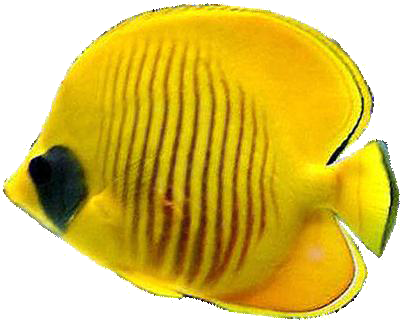
//> input picture sourceCode/DataSet/1/image/003.png, 404 x 324 px
$ ./GetContour   (built with g++ and OpenCV 4)
//> lines starting //> are read from the running program, lines starting //| are printed output that depends on the picture
### sourceCode/imageProcess.h
#pragma once
#include <iostream>
#include <opencv2/core/core.hpp>
#include <opencv2/highgui/highgui.hpp>
#include <opencv2/imgproc/imgproc.hpp>
#include <opencv2/calib3d/calib3d.hpp>
#include <opencv2/opencv.hpp>

/*
	target : get the vector of x points and y points of the contour.
*/
template <typename T, typename V>
// [7 lines left out: function polyLineSpilt, not called in this run]

/*
	target : merge the x points and y points to the 2D contour
*/
template <typename T, typename V>
// [8 lines left out: function polyLineMerge, not called in this run]

/*
	target : change the type of the source to dest.
*/
template <typename T, typename V>
// [7 lines left out: function changeType, not called in this run]

void binalizeImg(const cv::Mat &img, cv::Mat &mask);

void findContour(const cv::Mat &img, std::vector<cv::Point> &maxContour);

void resample(const std::vector<cv::Point> &maxContour, std::vector<cv::Point> &outputContour, const int nPoints, float &_contourLenth);

void drawImage(const cv::Mat &img, const std::vector<cv::Point> &contour);
void drawImage(const cv::Mat &img, const std::vector<cv::Point2f> &contour);

### sourceCode/debug.h
//#pragma once
#ifndef _DEBUG_H
#define _DEBUG_H
#include <iostream>
#include <glad/glad.h>

/*
	Return the error "number".
	Check the error by using the "number" in the glad file ( turn the "number" into hexadecimal).
*/

#define ASSERT(x) if (!(x)) __debugbreak();
#define GLCall(x) GLClearError();\
		x;\
		ASSERT(GLLogCall(#x, __FILE__, __LINE__))


// [15 lines left out: functions GLClearError, GLLogCall, not called in this run]

#endif // !DEBUG_H

### sourceCode/preprocess/GetContour.cpp
#include <iostream>

#include <glad/glad.h>
#include <GLFW/glfw3.h>
#include "shader.h"

#include <glm\glm.hpp>
#include <glm\gtc\matrix_transform.hpp>
#include <glm\gtc\type_ptr.hpp>

#include <opencv2/core/core.hpp>
#include <opencv2/highgui/highgui.hpp>
#include <opencv2/imgproc/imgproc.hpp>
#include <opencv2/calib3d/calib3d.hpp>

#include "imageProcess.h"

#include "nlohmann/json.hpp"
using json = nlohmann::json;


// [49 lines left out: function contourData, not called in this run]

/*
	the input image must remove the background.
*/
int main()
{
	std::string dir = "DataSet\\6\\contour\\";
	std::string file = "003";

	std::string input(dir + file + ".png");
	cv::Mat img = cv::imread(input, cv::IMREAD_UNCHANGED);
//> img is the input picture: 324 rows x 404 cols, CV_8UC4; mean B, G, R, A 88, 191.8, 216.3, 173.1

	if (img.empty())
	{
		std::cout << "didn't read image !!";
		return -1;
	}

	cv::copyMakeBorder(img, img, 2, 2, 2, 2, cv::BORDER_CONSTANT, cv::Scalar(255, 255, 255, 0));
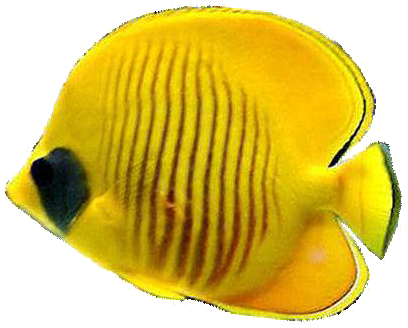
//> img: 328 rows x 408 cols, CV_8UC4; mean B, G, R, A 91.6, 193.2, 217.1, 169.3
	cv::resize(img, img, cv::Size(500, 500));
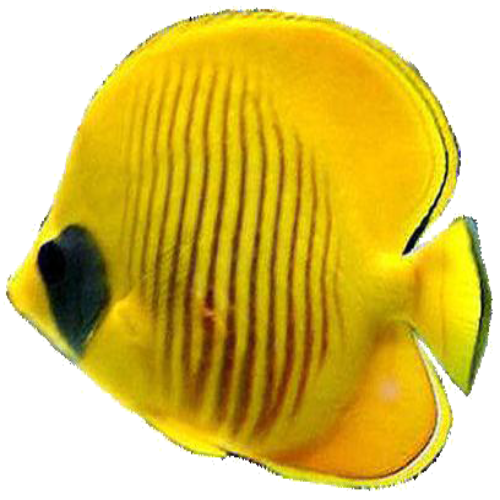
//> img: 500 rows x 500 cols, CV_8UC4; mean B, G, R, A 91.6, 193.1, 217.1, 169.3

	cv::imwrite(dir+"test1.png", img);

	// convert to RGBA format
	if (img.type() == CV_8UC1)
		cv::cvtColor(img, img, cv::COLOR_GRAY2BGRA);
	else if (img.type() == CV_8UC3)
		cv::cvtColor(img, img, cv::COLOR_BGR2BGRA);
	else if (img.type() == CV_8UC4)
		std::cout << "rgba img" << std::endl;


	// saved data
	float _contourLength = 0.0;
	float _contourArea = 0.0;
	int imgWidth = img.cols;
//> imgWidth = 500
	int imgHeight = img.rows;
//> imgHeight = 500
//> (the run ends here: the program needs code that is not available in this run, at `std::vector<glm::vec2> _contour;`)

$ run again, with sourceCode/DataSet/1/image/001.png copied over sourceCode/DataSet/1/image/003.png
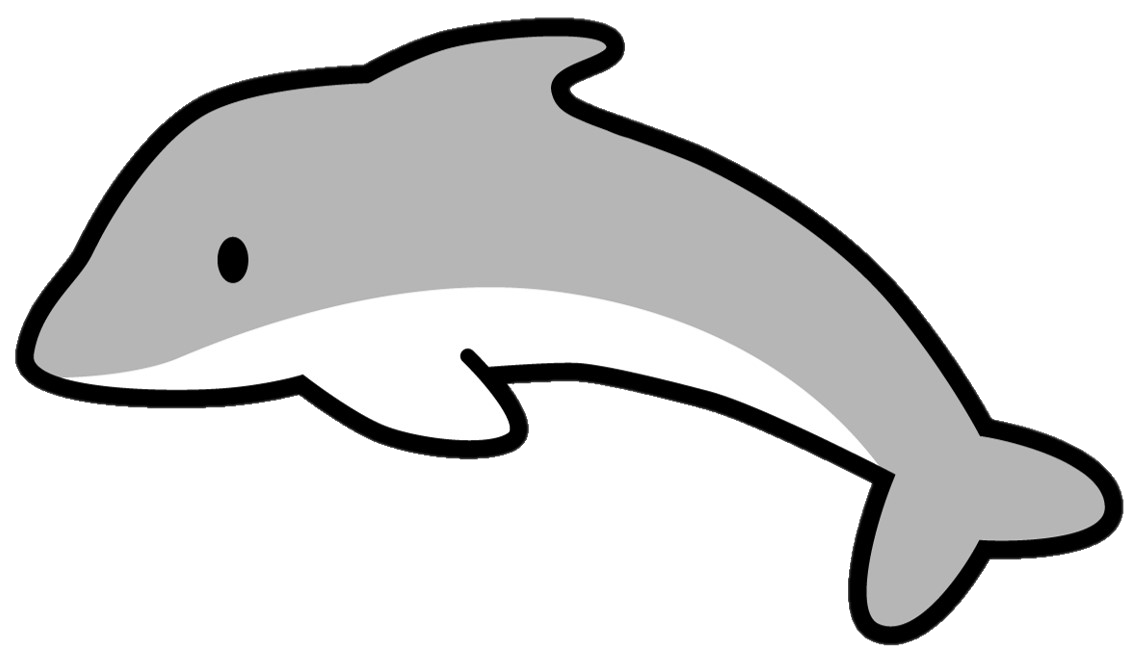
//> input picture sourceCode/DataSet/1/image/001.png, 1135 x 656 px
//> img is the input picture: 656 rows x 1135 cols, CV_8UC4; mean B, G, R, A 216.3, 216.3, 216.3, 105.2
//> `cv::copyMakeBorder(img, img, 2, 2, 2, 2, cv::BORDER_CONSTANT, cv::Scal..`:
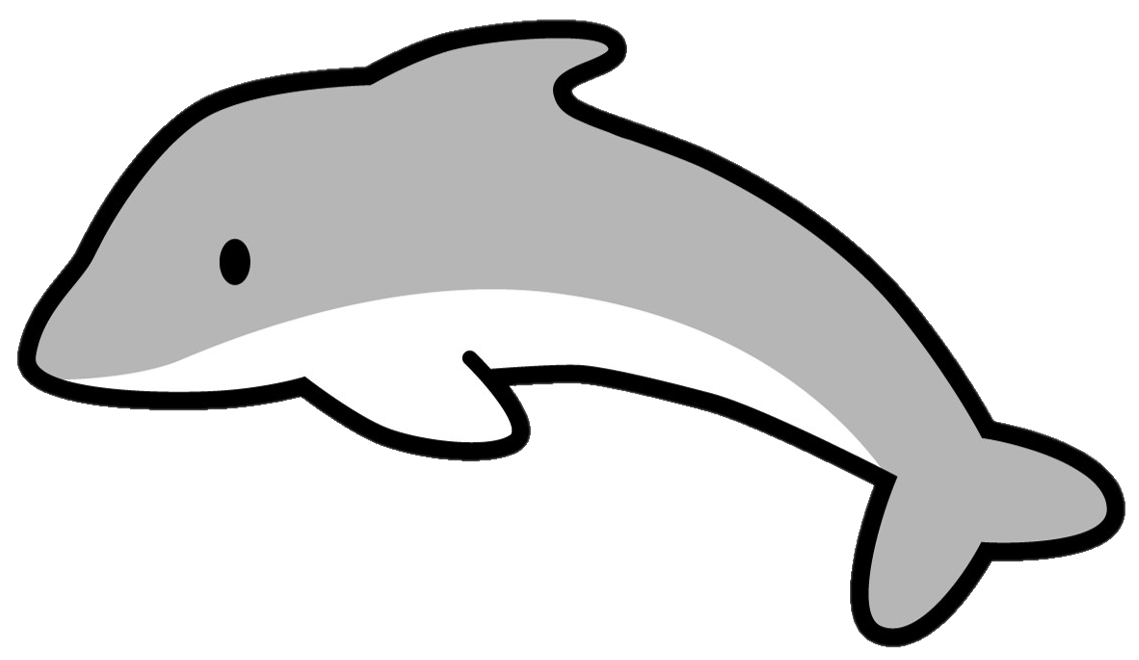
//> img: 660 rows x 1139 cols, CV_8UC4; mean B, G, R, A 216.7, 216.7, 216.7, 104.2
//> `cv::resize(img, img, cv::Size(500, 500));`:
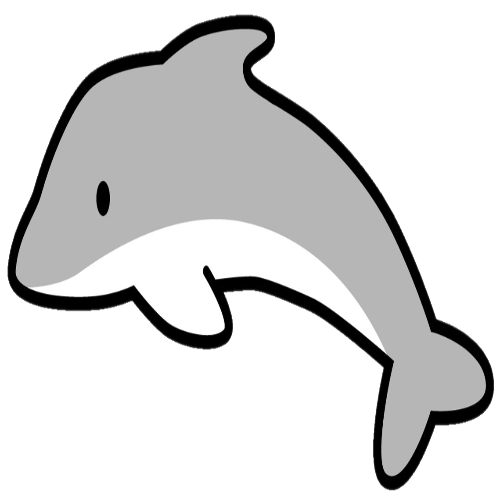
//> img: 500 rows x 500 cols, CV_8UC4; mean B, G, R, A 216.7, 216.7, 216.7, 104.2

$ run again, with sourceCode/DataSet/1/image/004.png copied over sourceCode/DataSet/1/image/003.png
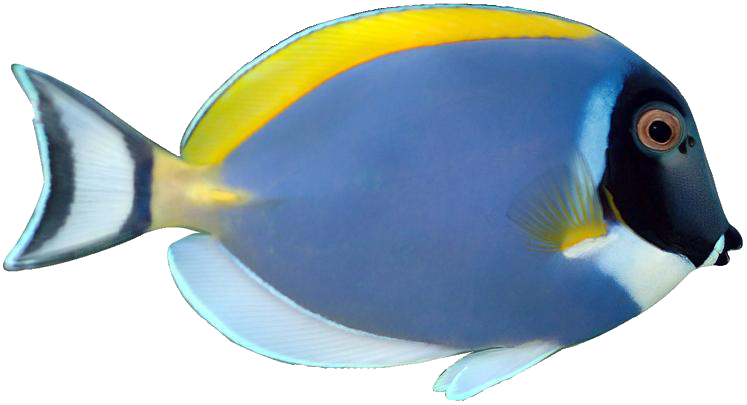
//> input picture sourceCode/DataSet/1/image/004.png, 747 x 405 px
//> img is the input picture: 405 rows x 747 cols, CV_8UC4; mean B, G, R, A 188.2, 181.1, 165.9, 154.9
//> `cv::copyMakeBorder(img, img, 2, 2, 2, 2, cv::BORDER_CONSTANT, cv::Scal..`:
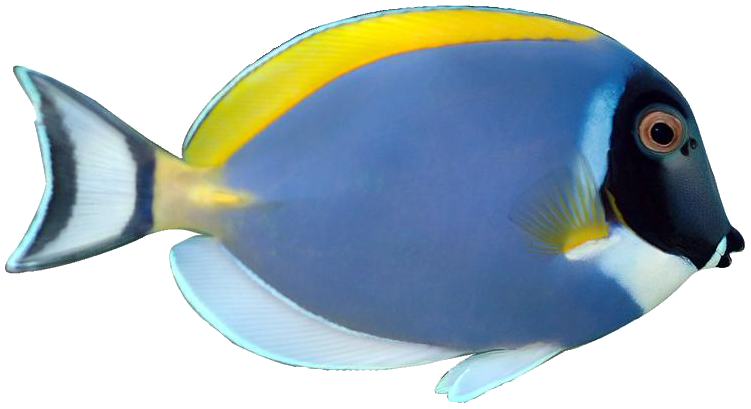
//> img: 409 rows x 751 cols, CV_8UC4; mean B, G, R, A 189.2, 182.2, 167.2, 152.5
//> `cv::resize(img, img, cv::Size(500, 500));`:
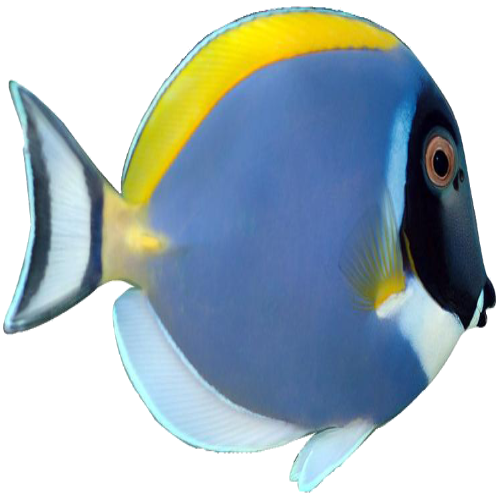
//> img: 500 rows x 500 cols, CV_8UC4; mean B, G, R, A 189.1, 182.2, 167.2, 152.5
